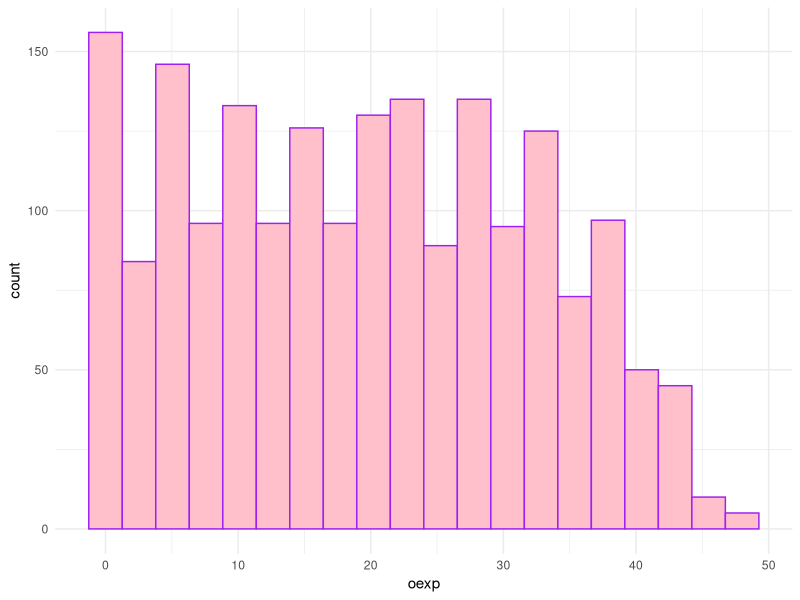
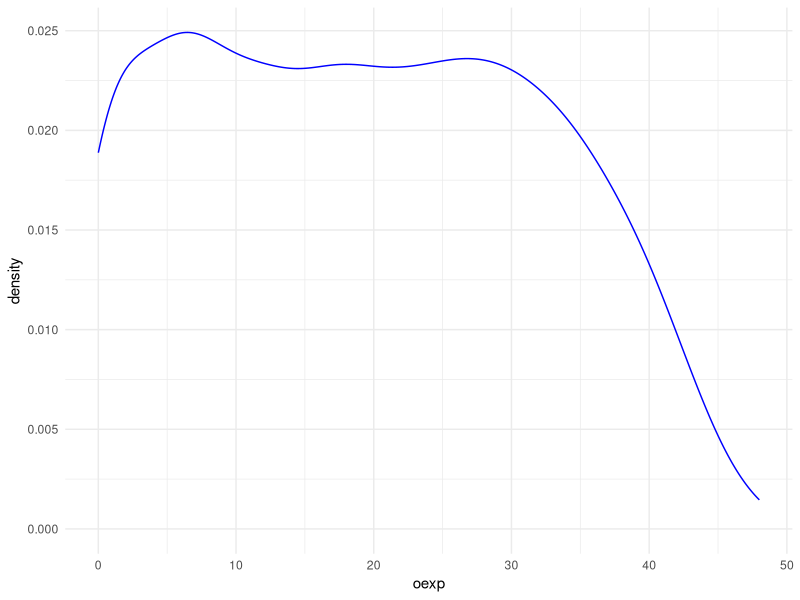
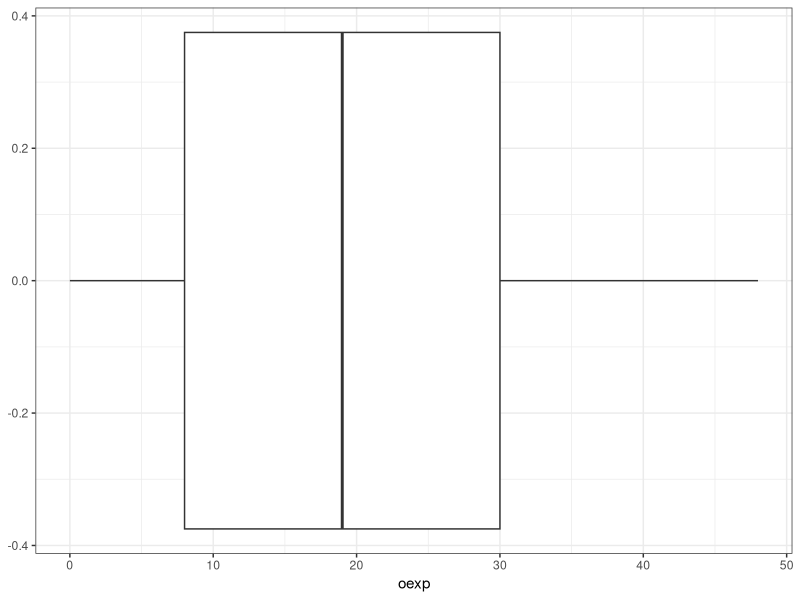
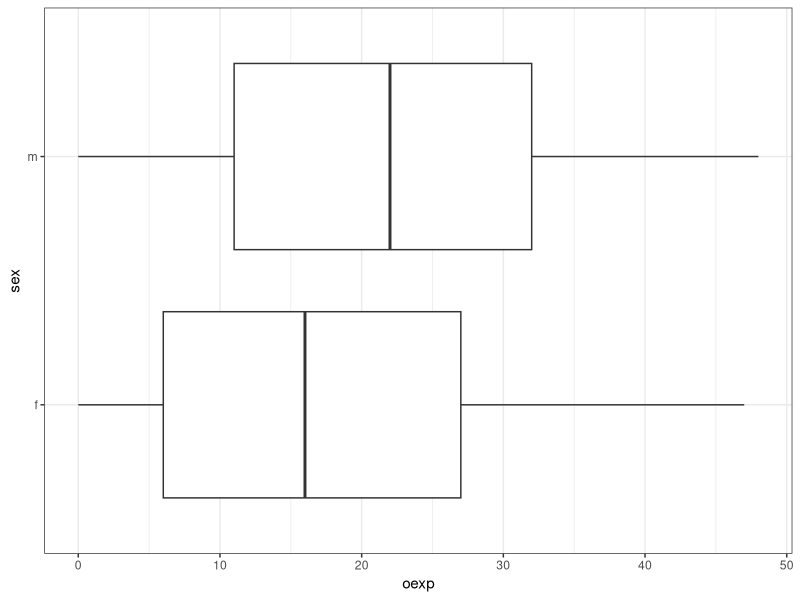

These charts were generated, in order, by the following R code:
## ---- chunk 1
library(ggplot2)
library(readr)
#getwd()
data = read.table("./income_exmpl.dat")
## ---- chunk 2
#Histogram
ggplot(data) + 
  geom_histogram(aes(x = oexp), bins = 20, color = "purple", fill = "pink") + 
  theme_minimal()
## ---- chunk 3
#Kernel Density Estimate
ggplot(data) +
  geom_density(aes(x = oexp), color = "blue") +
  theme_minimal()
## ---- chunk 4
#Boxplot
ggplot(data, aes(x = oexp)) +
  geom_boxplot() +
  theme_bw()
## ---- chunk 5
#Set of boxplots showing the distribution of “oexp” by sex crossed with occupational status (“occ”). 
ggplot(data, aes(x = oexp, y = sex)) + 
  geom_boxplot() + 
  theme_bw()

#still have to cross this with occ^
## ---- chunk 6
# add your codes
## ---- chunk 7
# add your codes
## ---- chunk 8
data(UCBAdmissions) # load data

library(broom) # load package broom
dat <- tidy(UCBAdmissions)
## ---- chunk 9
# load package dplyr
library(dplyr)

# create aggregated data
dat_agg <- dat %>% 
  group_by(Admit, Gender) %>% 
  summarize(n = sum(n)) %>% 
  ungroup() %>% 
  group_by(Gender) %>% 
  mutate(Prop = n/sum(n)) %>% 
  filter(Admit == "Admitted")

knitr::kable(dat_agg)

# create grouped data
dat_dept <- dat %>% 
  group_by(Gender, Dept) %>% 
  mutate(Prop = n/sum(n)) %>% 
  filter(Admit == "Admitted")

knitr::kable(dat_dept)
## ---- chunk 10
# add your codes
